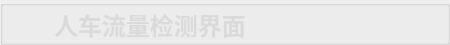
        <widget class="QGroupBox" name="groupBox">
         <property name="minimumSize">
          <size>
           <width>0</width>
           <height>45</height>
          </size>
         </property>
         <property name="maximumSize">
          <size>
           <width>16777215</width>
           <height>45</height>
          </size>
         </property>
         <property name="styleSheet">
          <string notr="true">#groupBox{
background-color: rgba(75, 75, 75, 200);
border: 0px solid #42adff;
border-left: 0px solid rgba(29, 83, 185, 255);
border-right: 0px solid rgba(29, 83, 185, 255);
border-bottom: 1px solid rgba(200, 200, 200,100);
;
border-radius:0px;}</string>
         </property>
         <property name="title">
          <string/>
         </property>
         <layout class="QHBoxLayout" name="horizontalLayout">
          <property name="spacing">
           <number>0</number>
          </property>
          <property name="topMargin">
           <number>0</number>
          </property>
          <property name="bottomMargin">
           <number>0</number>
          </property>
          <item>
           <widget class="QLabel" name="label_7">
            <property name="minimumSize">
             <size>
              <width>40</width>
              <height>40</height>
             </size>
            </property>
            <property name="maximumSize">
             <size>
              <width>40</width>
              <height>40</height>
             </size>
            </property>
            <property name="styleSheet">
             <string notr="true">
image: url(:/img/icon/shantianliang.png);</string>
            </property>
            <property name="text">
             <string/>
            </property>
           </widget>
          </item>
          <item>
           <widget class="QLabel" name="label_4">
            <property name="styleSheet">
             <string notr="true">QLabel
{
	font-size: 24px;
	font-family: &quot;Microsoft YaHei&quot;;
	font-weight: bold;
 		border-radius:9px;
		background:rgba(66, 195, 255, 0);
color: rgb(218, 218, 218);
}
</string>
            </property>
            <property name="text">
             <string>人车流量检测界面</string>
            </property>
           </widget>
          </item>
          <item>
           <spacer name="horizontalSpacer">
            <property name="orientation">
             <enum>Qt::Horizontal</enum>
            </property>
            <property name="sizeHint" stdset="0">
             <size>
              <width>40</width>
              <height>20</height>
             </size>
            </property>
           </spacer>
          </item>
          <item>
           <layout class="QHBoxLayout" name="horizontalLayout_5">
            <property name="spacing">
             <number>0</number>
            </property>
            <item>
             <widget class="QPushButton" name="minButton">
              <property name="minimumSize">
               <size>
                <width>50</width>
                <height>28</height>
               </size>
              </property>
              <property name="maximumSize">
               <size>
                <width>50</width>
                <height>28</height>
               </size>
              </property>
              <property name="styleSheet">
               <string notr="true">QPushButton {
border-style: solid;
border-width: 0px;
border-radius: 0px;
background-color: rgba(223, 223, 223, 0);}
QPushButton::focus{outline: none;}
QPushButton::hover {
border-style: solid;
border-width: 0px;
border-radius: 0px;
background-color: rgba(223, 223, 223, 150);}</string>
              </property>
              <property name="text">
               <string/>
              </property>
              <property name="icon">
               <iconset resource="../apprcc.qrc">
                <normaloff>:/img/icon/最小化.png</normaloff>:/img/icon/最小化.png</iconset>
              </property>
             </widget>
            </item>
            <item>
             <widget class="QPushButton" name="maxButton">
              <property name="minimumSize">
               <size>
                <width>50</width>
                <height>28</height>
               </size>
              </property>
              <property name="maximumSize">
               <size>
                <width>50</width>
                <height>28</height>
               </size>
              </property>
              <property name="styleSheet">
               <string notr="true">QPushButton {
border-style: solid;
border-width: 0px;
border-radius: 0px;
background-color: rgba(223, 223, 223, 0);}
QPushButton::focus{outline: none;}
QPushButton::hover {
border-style: solid;
border-width: 0px;
border-radius: 0px;
background-color: rgba(223, 223, 223, 150);}</string>
              </property>
              <property name="text">
               <string/>
              </property>
              <property name="icon">
               <iconset resource="../apprcc.qrc">
                <normaloff>:/img/icon/正方形.png</normaloff>
                <activeon>:/img/icon/还原.png</activeon>
                <selectedon>:/img/icon/还原.png</selectedon>:/img/icon/正方形.png</iconset>
              </property>
              <property name="checkable">
               <bool>true</bool>
              </property>
             </widget>
            </item>
            <item>
             <widget class="QPushButton" name="closeButton">
              <property name="minimumSize">
               <size>
                <width>50</width>
                <height>28</height>
               </size>
              </property>
              <property name="maximumSize">
               <size>
                <width>50</width>
                <height>28</height>
               </size>
              </property>
              <property name="styleSheet">
               <string notr="true">QPushButton {
border-style: solid;
border-width: 0px;
border-radius: 0px;
background-color: rgba(223, 223, 223, 0);}
QPushButton::focus{outline: none;}
QPushButton::hover {
border-style: solid;
border-width: 0px;
border-radius: 0px;
background-color: rgba(223, 223, 223, 150);}</string>
              </property>
              <property name="text">
               <string/>
              </property>
              <property name="icon">
               <iconset resource="../apprcc.qrc">
                <normaloff>:/img/icon/关闭.png</normaloff>:/img/icon/关闭.png</iconset>
              </property>
             </widget>
            </item>
           </layout>
          </item>
         </layout>
        </widget>
